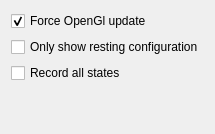
      <widget class="QWidget" name="tab_4">
       <attribute name="title">
        <string>Visualization</string>
       </attribute>
       <layout class="QVBoxLayout" name="verticalLayout_14">
        <item>
         <widget class="QCheckBox" name="_forceUpdateCheck_3">
          <property name="toolTip">
           <string>&lt;html&gt;&lt;head&gt;&lt;meta name=&quot;qrichtext&quot; content=&quot;1&quot; /&gt;&lt;style type=&quot;text/css&quot;&gt;
p, li { white-space: pre-wrap; }
&lt;/style&gt;&lt;/head&gt;&lt;body style=&quot; font-family:'MS Shell Dlg 2'; font-size:8.25pt; font-weight:400; font-style:normal;&quot;&gt;
&lt;p style=&quot; margin-top:0px; margin-bottom:0px; margin-left:0px; margin-right:0px; -qt-block-indent:0; text-indent:0px;&quot;&gt;Forces RobWorkStudio to draw the simulated screen at the specified intervals.&lt;/p&gt;&lt;/body&gt;&lt;/html&gt;</string>
          </property>
          <property name="text">
           <string>Force OpenGl update</string>
          </property>
          <property name="checked">
           <bool>true</bool>
          </property>
         </widget>
        </item>
        <item>
         <widget class="QCheckBox" name="_onlyShowRestBox_3">
          <property name="text">
           <string>Only show resting configuration</string>
          </property>
         </widget>
        </item>
        <item>
         <widget class="QCheckBox" name="checkBox_5">
          <property name="toolTip">
           <string>&lt;html&gt;&lt;head&gt;&lt;meta name=&quot;qrichtext&quot; content=&quot;1&quot; /&gt;&lt;style type=&quot;text/css&quot;&gt;
p, li { white-space: pre-wrap; }
&lt;/style&gt;&lt;/head&gt;&lt;body style=&quot; font-family:'MS Shell Dlg 2'; font-size:8.25pt; font-weight:400; font-style:normal;&quot;&gt;
&lt;p style=&quot; margin-top:0px; margin-bottom:0px; margin-left:0px; margin-right:0px; -qt-block-indent:0; text-indent:0px;&quot;&gt;Records not only the end state but also the intermidiate states such that it is possible to playback all simulations afterwards.&lt;/p&gt;&lt;/body&gt;&lt;/html&gt;</string>
          </property>
          <property name="text">
           <string>Record all states</string>
          </property>
         </widget>
        </item>
        <item>
         <spacer name="verticalSpacer_3">
          <property name="orientation">
           <enum>Qt::Vertical</enum>
          </property>
          <property name="sizeHint" stdset="0">
           <size>
            <width>20</width>
            <height>40</height>
           </size>
          </property>
         </spacer>
        </item>
       </layout>
      </widget>
